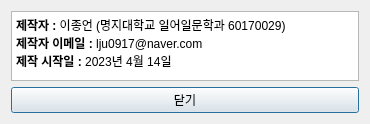
<?xml version="1.0" encoding="UTF-8"?>
<ui version="4.0">
 <class>Dialog</class>
 <widget class="QDialog" name="Dialog">
  <property name="windowModality">
   <enum>Qt::ApplicationModal</enum>
  </property>
  <property name="geometry">
   <rect>
    <x>0</x>
    <y>0</y>
    <width>370</width>
    <height>114</height>
   </rect>
  </property>
  <property name="windowTitle">
   <string>제작자 정보</string>
  </property>
  <property name="windowIcon">
   <iconset>
    <normaloff>title_big.png</normaloff>title_big.png</iconset>
  </property>
  <layout class="QHBoxLayout" name="horizontalLayout">
   <item>
    <layout class="QVBoxLayout" name="verticalLayout">
     <item>
      <widget class="QTextEdit" name="textEdit">
       <property name="maximumSize">
        <size>
         <width>16777215</width>
         <height>16777215</height>
        </size>
       </property>
       <property name="readOnly">
        <bool>true</bool>
       </property>
       <property name="html">
        <string>&lt;!DOCTYPE HTML PUBLIC &quot;-//W3C//DTD HTML 4.0//EN&quot; &quot;http://www.w3.org/TR/REC-html40/strict.dtd&quot;&gt;
&lt;html&gt;&lt;head&gt;&lt;meta name=&quot;qrichtext&quot; content=&quot;1&quot; /&gt;&lt;style type=&quot;text/css&quot;&gt;
p, li { white-space: pre-wrap; }
&lt;/style&gt;&lt;/head&gt;&lt;body style=&quot; font-family:'Gulim'; font-size:9pt; font-weight:400; font-style:normal;&quot;&gt;
&lt;p style=&quot; margin-top:0px; margin-bottom:0px; margin-left:0px; margin-right:0px; -qt-block-indent:0; text-indent:0px;&quot;&gt;&lt;span style=&quot; font-weight:600;&quot;&gt;제작자 :&lt;/span&gt; 이종언 (명지대학교 일어일문학과 60170029)&lt;/p&gt;
&lt;p style=&quot; margin-top:0px; margin-bottom:0px; margin-left:0px; margin-right:0px; -qt-block-indent:0; text-indent:0px;&quot;&gt;&lt;span style=&quot; font-weight:600;&quot;&gt;제작자 이메일 : &lt;/span&gt;lju0917@naver.com&lt;/p&gt;
&lt;p style=&quot; margin-top:0px; margin-bottom:0px; margin-left:0px; margin-right:0px; -qt-block-indent:0; text-indent:0px;&quot;&gt;&lt;span style=&quot; font-weight:600;&quot;&gt;제작 시작일 : &lt;/span&gt;2023년 4월 14일&lt;/p&gt;&lt;/body&gt;&lt;/html&gt;</string>
       </property>
       <property name="textInteractionFlags">
        <set>Qt::NoTextInteraction</set>
       </property>
      </widget>
     </item>
     <item>
      <widget class="QPushButton" name="btn_closewindow">
       <property name="maximumSize">
        <size>
         <width>16777215</width>
         <height>16777215</height>
        </size>
       </property>
       <property name="text">
        <string>닫기</string>
       </property>
      </widget>
     </item>
    </layout>
   </item>
  </layout>
 </widget>
 <resources/>
 <connections/>
</ui>
